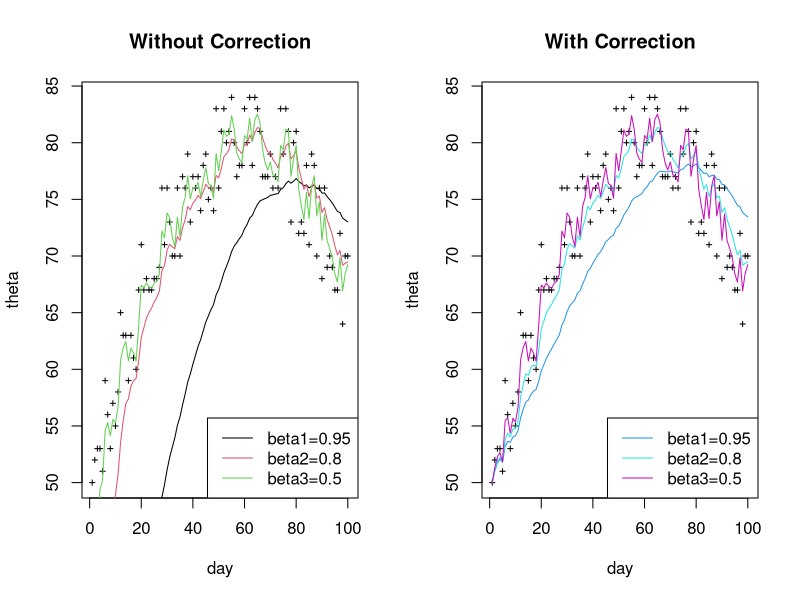

Source code (R):
# simulate the tempreture data
a = -30/3479
b = -120 * a
c = 3600 * a + 80

day = c(1:100)
theta = a * day^2 + b * day + c + runif(length(day), -5, 5)
theta = round(theta, 0)

par(mfrow=c(1,2))
plot(day, theta, cex = 0.5, pch = 3, main = "Without Correction")

beta1 = 0.95
beta2 = 0.8
beta3 = 0.5

exp_weight_avg = function(beta, theta) {
  v = rep(0, length(theta))
  
  for (i in 1:length(theta)) {
    if (i == 1) {
      v[i] = (1 - beta) * theta[i]
    } else {
      v[i] = beta * v[i - 1] + (1 - beta) * theta[i]
    }
  }
  return(v)
}

v1 = exp_weight_avg(beta = beta1, theta)
v2 = exp_weight_avg(beta = beta2, theta)
v3 = exp_weight_avg(beta = beta3, theta)

lines(day, v1, col = 1)
lines(day, v2, col = 2)
lines(day, v3, col = 3)
legend("bottomright",paste0(c("beta1=","beta2=","beta3="), c(beta1, beta2, beta3)), col = c(1:3), lty = 1)

exp_weight_avg_correct = function(beta, theta) {
  v = rep(0, length(theta))
  
  for (i in 1:length(theta)) {
    if (i == 1) {
      v[i] = (1 - beta) * theta[i]
    } else {
      v[i] = beta * v[i - 1] + (1 - beta) * theta[i]
    }
  }
  v = v/(1 - beta^c(1:length(v)))
  return(v)
}

v1_correct = exp_weight_avg_correct(beta = beta1, theta)
v2_correct = exp_weight_avg_correct(beta = beta2, theta)
v3_correct = exp_weight_avg_correct(beta = beta3, theta)

plot(day, theta, cex = 0.5, pch = 3, main = "With Correction")

lines(day, v1_correct, col = 4)
lines(day, v2_correct, col = 5)
lines(day, v3_correct, col = 6)
legend("bottomright",paste0(c("beta1=","beta2=","beta3="), c(beta1, beta2, beta3)), col = c(4:6), lty = 1)
